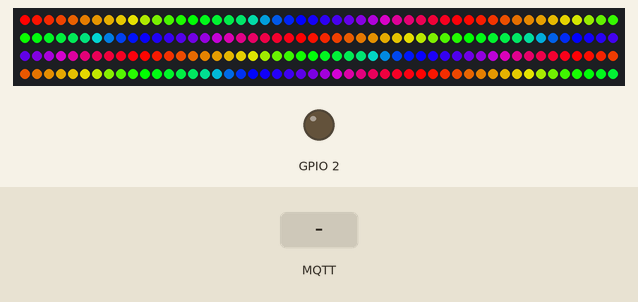
A program run on a simulated ESP8266 (NodeMCU). Parts: 200 RGB LEDs in strip order, left to right, continuing on the next row, output pins drawn as LEDs (lit = HIGH). The test bench sets the inputs (shaded band). WiFi joins after 1.5 s; servers stay silent unless stated; random numbers use the default seed unless the program sets one; no MQTT or app messages arrive unless stated; what the program prints to the serial monitor is not drawn.

Above: at 1.62 s.
At 2.7 s:
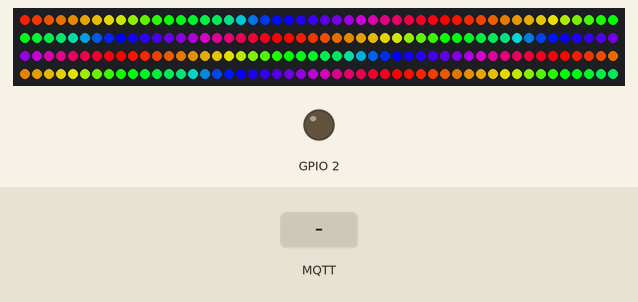
2.8 s: MQTT message "correct" arrives on the first subscribed topic
At 3.87 s:
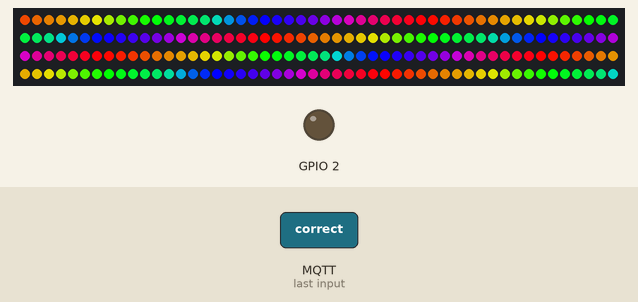

The program:

main.cpp
```cpp
#include <Arduino.h>
#include <FastLED.h>
#include <ESP8266WiFi.h>
#include <PubSubClient.h>
#include <ArduinoJson.h>
#include <string.h>

#include "config.h"

///////please enter your sensitive data in the Secret tab/arduino_secrets.h
const char *ssid = WIFI_SSID;    // your network SSID (name)
const char *password = WIFI_PASSWORD;    // your network password (use for WPA, or use as key for WEP)
const char *mqtt_server = MQTT_BROKER;

#define ARRAY_SIZE(A) (sizeof(A) / sizeof((A)[0]))
#define DATA_PIN    5
//#define CLK_PIN   4
#define LED_TYPE    WS2811
#define COLOR_ORDER GRB
#define NUM_LEDS    200
#define BRIGHTNESS   255
#define FRAMES_PER_SECOND  120

// To connect with SSL/TLS:
// 1) Change WiFiClient to WiFiSSLClient.
// 2) Change port value from 1883 to 8883.
// 3) Change broker value to a server with a known SSL/TLS root certificate
//    flashed in the WiFi module.

WiFiClient espClient;
PubSubClient client(espClient);
unsigned long lastMsg = 0;
#define MSG_BUFFER_SIZE    (50)
char msg[MSG_BUFFER_SIZE];
CRGB leds[NUM_LEDS];
uint8_t gCurrentPatternNumber = 0; // Index number of which pattern is current
uint8_t gHue = 0; // rotating "base color" used by many of the patterns
unsigned long resetTime = 0;
StaticJsonDocument<200> doc;
long playerNumber = 0;

FASTLED_USING_NAMESPACE

void rainbow() {
    // FastLED's built-in rainbow generator
    fill_rainbow(leds, NUM_LEDS, gHue, 7);
}

void greenPulse() {
    for (int i = 0; i < 5; i++) {
        for (int j = 0; j < 40; j++) {
            if (j <= gHue % 20 || j >= 39 - (gHue % 20)) {
                leds[i * 40 + j] = CRGB::Green;
            } else {
                leds[i * 40 + j] = CRGB::Black;
            }
        }
    }
}

void redRotate() {
    fill_solid(leds, NUM_LEDS, CRGB::Black);
    for (int i = 0; i < 60; i++) {
        leds[(gHue * 20 + i) % NUM_LEDS] = CRGB::Red;
    }
}

void playerColor() {
    switch (playerNumber) {
        case 0:
            fill_solid(leds, NUM_LEDS, CRGB::Red);
            break;
        case 1:
            fill_solid(leds, NUM_LEDS, CRGB::Green);
            break;
        case 2:
            fill_solid(leds, NUM_LEDS, CRGB::Blue);
            break;
        case 3:
            fill_solid(leds, NUM_LEDS, CRGB::Yellow);
            break;
    }
}

// List of patterns to cycle through.  Each is defined as a separate function below.
typedef void (*SimplePatternList[])();

SimplePatternList gPatterns = {rainbow, greenPulse, redRotate, playerColor};

void nextPattern() {
    // add one to the current pattern number, and wrap around at the end
    gCurrentPatternNumber = (gCurrentPatternNumber + 1) % ARRAY_SIZE(gPatterns);
}

void callback(char *topic, byte *payload, unsigned int length) {
    Serial.print("Message arrived [");
    Serial.print(topic);
    Serial.print("] ");
    for (int i = 0; i < length; i++) {
        Serial.print((char) payload[i]);
    }
    Serial.println();

    DeserializationError error = deserializeJson(doc, payload);
    // Test if parsing succeeds.
    if (error) {
        Serial.print(F("deserializeJson() failed: "));
        Serial.println(error.f_str());
        return;
    }

    const char* name = doc["name"];
    playerNumber = doc["player"];

    Serial.println(name);
    Serial.println(playerNumber);

    if (strncmp(name, "correct", 10) == 0) {
        gCurrentPatternNumber = 1;
        gHue = 0;
        resetTime = millis() + 5000;
    }
    if (strncmp(name, "wrong", 10) == 0) {
        gCurrentPatternNumber = 2;
        gHue = 0;
        resetTime = millis() + 5000;
    }
    if (strncmp(name, "respond", 10) == 0) {
        gCurrentPatternNumber = 3;
        resetTime = millis() + 60 * 60 * 1000;
    }
}

void setup_wifi() {
    delay(10);
    // We start by connecting to a WiFi network
    Serial.println();
    Serial.print("Connecting to ");
    Serial.println(ssid);

    WiFi.mode(WIFI_STA);
    WiFi.begin(ssid, password);

    while (WiFi.status() != WL_CONNECTED) {
        delay(500);
        Serial.print(".");
    }

    randomSeed(micros());

    Serial.println("");
    Serial.println("WiFi connected");
    Serial.println("IP address: ");
    Serial.println(WiFi.localIP());
}

void reconnect() {
    // Loop until we're reconnected
    while (!client.connected()) {
        Serial.print("Attempting MQTT connection...");
        // Create a random client ID
        String clientId = "ESP8266Client-";
        clientId += String(random(0xffff), HEX);
        // Attempt to connect
        if (client.connect(clientId.c_str())) {
            Serial.println("connected");
            // Once connected, publish an announcement...
            // ... and resubscribe
            client.subscribe("cluequiz");
        } else {
            Serial.print("failed, rc=");
            Serial.print(client.state());
            Serial.println(" try again in 5 seconds");
            // Wait 5 seconds before retrying
            delay(5000);
        }
    }
}

void setup() {
    pinMode(BUILTIN_LED, OUTPUT);     // Initialize the BUILTIN_LED pin as an output
    Serial.begin(115200);
    setup_wifi();
    client.setServer(mqtt_server, 1883);
    client.setCallback(callback);
    FastLED.addLeds<LED_TYPE, DATA_PIN, COLOR_ORDER>(leds, NUM_LEDS).setCorrection(TypicalLEDStrip);
    FastLED.setBrightness(BRIGHTNESS);
}

void loop() {
    if (!client.connected()) {
        reconnect();
    }

    if (millis() > resetTime) {
        gCurrentPatternNumber = 0;
    }

    client.loop();
    gPatterns[gCurrentPatternNumber]();
    FastLED.show();
    EVERY_N_MILLISECONDS(100)
    { gHue++; } // slowly cycle the "base color" through the rainbow
}
```

config.example.h
```cpp
#define WIFI_SSID ""
#define WIFI_PASSWORD ""
#define MQTT_BROKER ""
```
